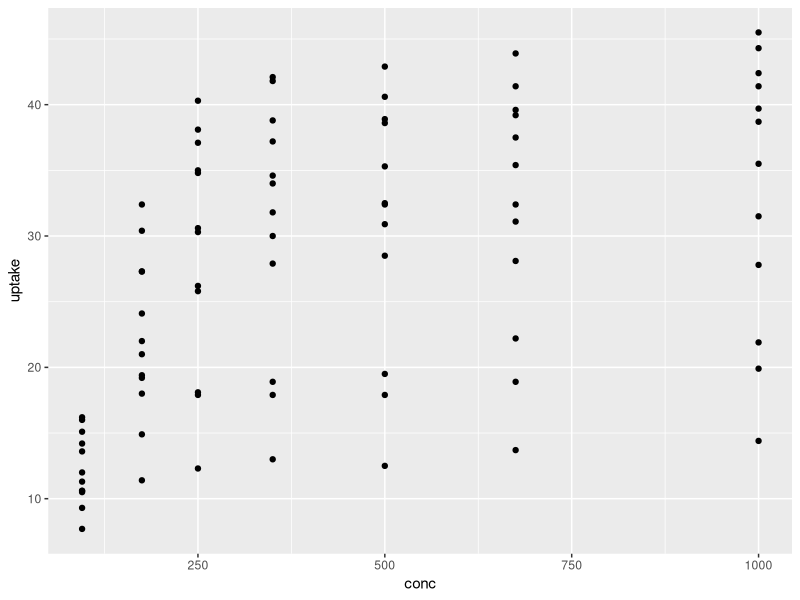
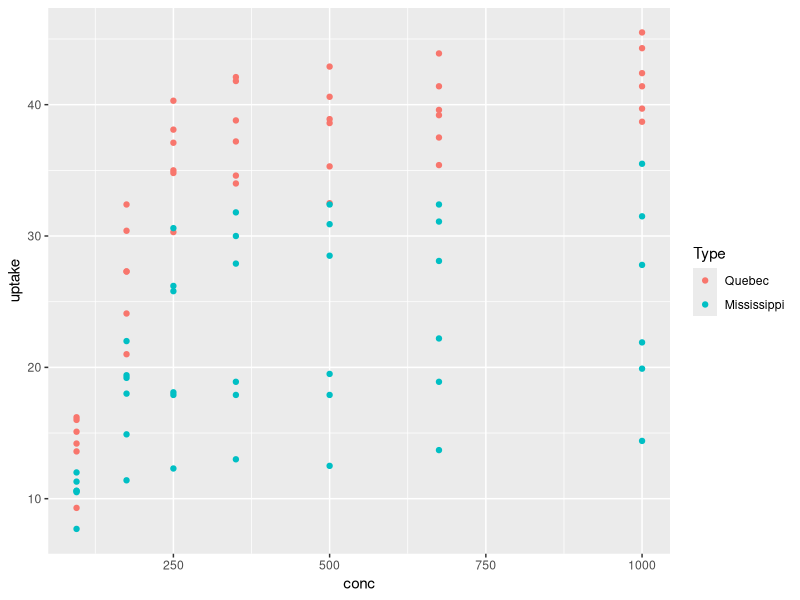
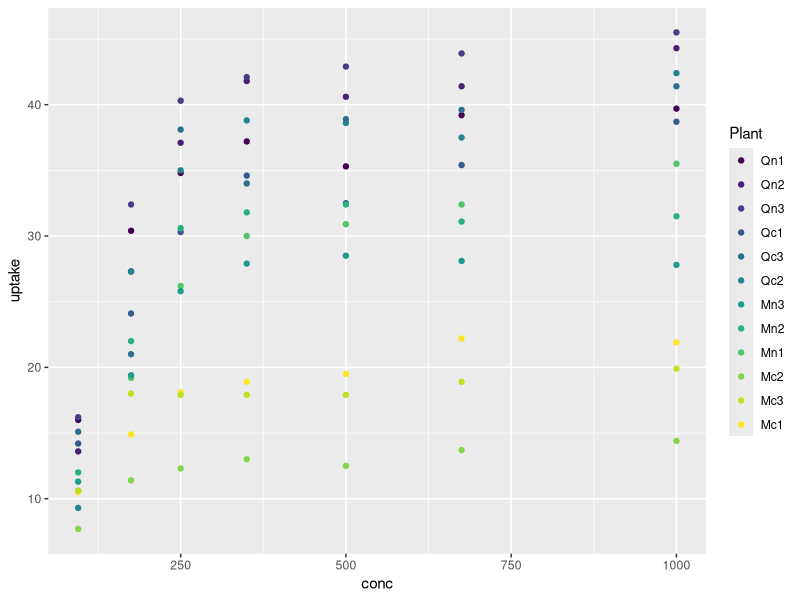
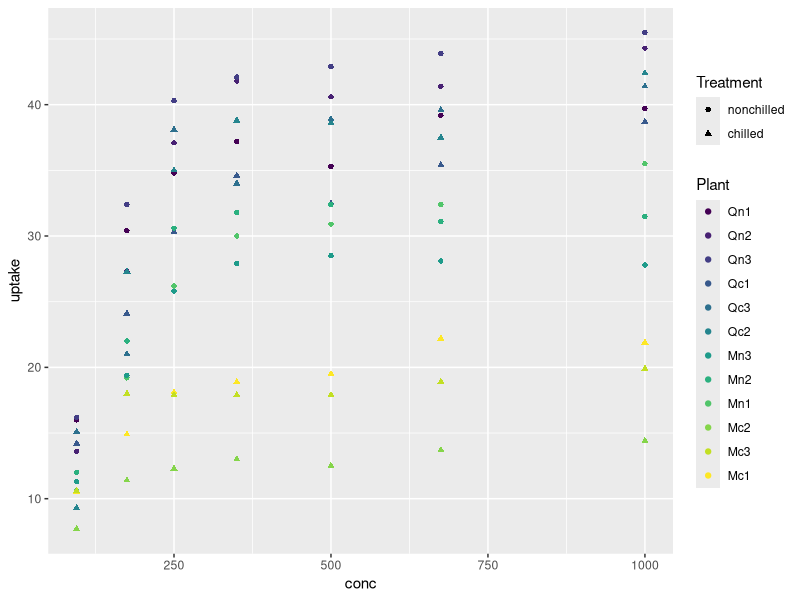

These charts were generated, in order, by the following R code: (Note: this script raises an error after producing the figures.)
## ---- chunk 1
data(CO2)
## ---- chunk 2
library(ggplot2)
ggplot(data = CO2)+
    geom_point(aes(x=conc, y=uptake))

## ---- chunk 3

## ---- chunk 4
ggplot(data = CO2)+
    geom_point(aes(x=conc, y=uptake, color = Type))
## ---- chunk 5
ggplot(data = CO2)+
    geom_point(aes(x=conc, y=uptake, color = Plant))
## ---- chunk 6

## ---- chunk 7
ggplot(data = CO2)+
    geom_point(aes(x=conc, y=uptake, color = Plant, shape = Treatment))
## ---- chunk 8

## ---- chunk 9
#run me
data("Indometh")
Indometh
## ---- chunk 10

## ---- chunk 11

## ---- chunk 12
data(mpg)
mpg
## ---- chunk 13

## ---- chunk 14

## ---- chunk 15

## ---- chunk 16

## ---- chunk 17
data("ToothGrowth")
ToothGrowth
## ---- chunk 18

## ---- chunk 19

## ---- chunk 20

## ---- chunk 21

## ---- chunk 22

## ---- chunk 23

## ---- chunk 24
mu <- 2
si <- 0.6
hospital_data <- data.frame( ICU  =  c(rnorm(1000, -mu, si), rnorm(1000, mu, si)), 
                         ER  = runif(1000, -4, 4),
                         Clinic   =  rnorm(2000, 0, si*4)) %>% 
    tidyr::pivot_longer(cols = ICU:Clinic, 'Hospital_location') %>% rename(age = 'value')

## ---- chunk 25
ggplot(hospital_data) + 
    geom_boxplot(aes(x=Hospital_location, y=age, fill = Hospital_location))
## ---- chunk 26

## ---- chunk 27

## ---- chunk 28

## ---- chunk 29

## ---- chunk 30
ggplot(mpg) + 
  geom_bar(aes(x=manufacturer, fill = class)) 

## ---- chunk 31

## ---- chunk 32

## ---- chunk 33

## ---- chunk 34

